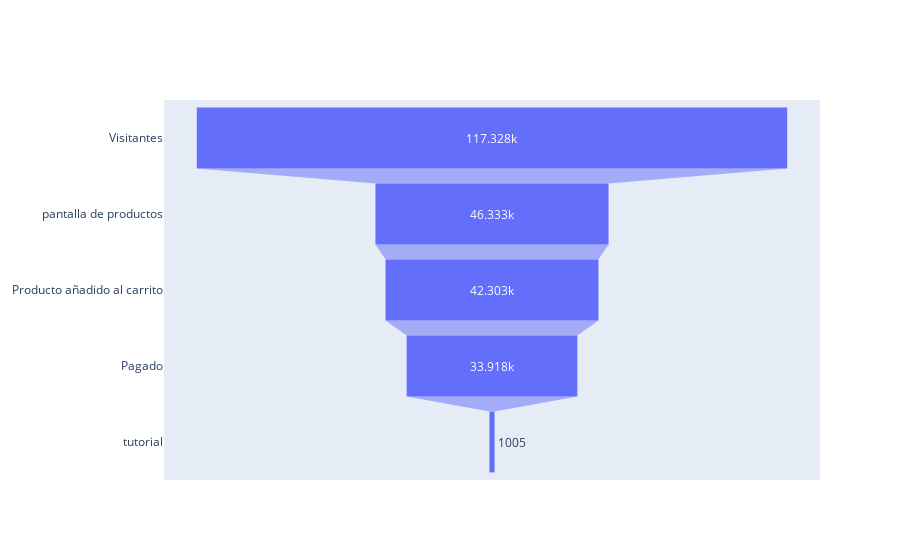

The notebook cell saved with this chart:
### Code cell
fig = go.Figure(go.Funnel(
    y = ["Visitantes","pantalla de productos","Producto añadido al carrito","Pagado","tutorial"],
    x = [visitors2, oferta2, carrito2,compra2,tutorial2]
    ))
fig.show()

### Figure 1 — Plotly figure (JSON) as saved in the notebook; plotly's stock layout.template omitted (floating-point values rounded to 4 significant figures)
{"data": [{"type": "funnel", "x": [117328, 46333, 42303, 33918, 1005], "y": ["Visitantes", "pantalla de productos", "Producto añadido al carrito", "Pagado", "tutorial"]}], "layout": {}}
